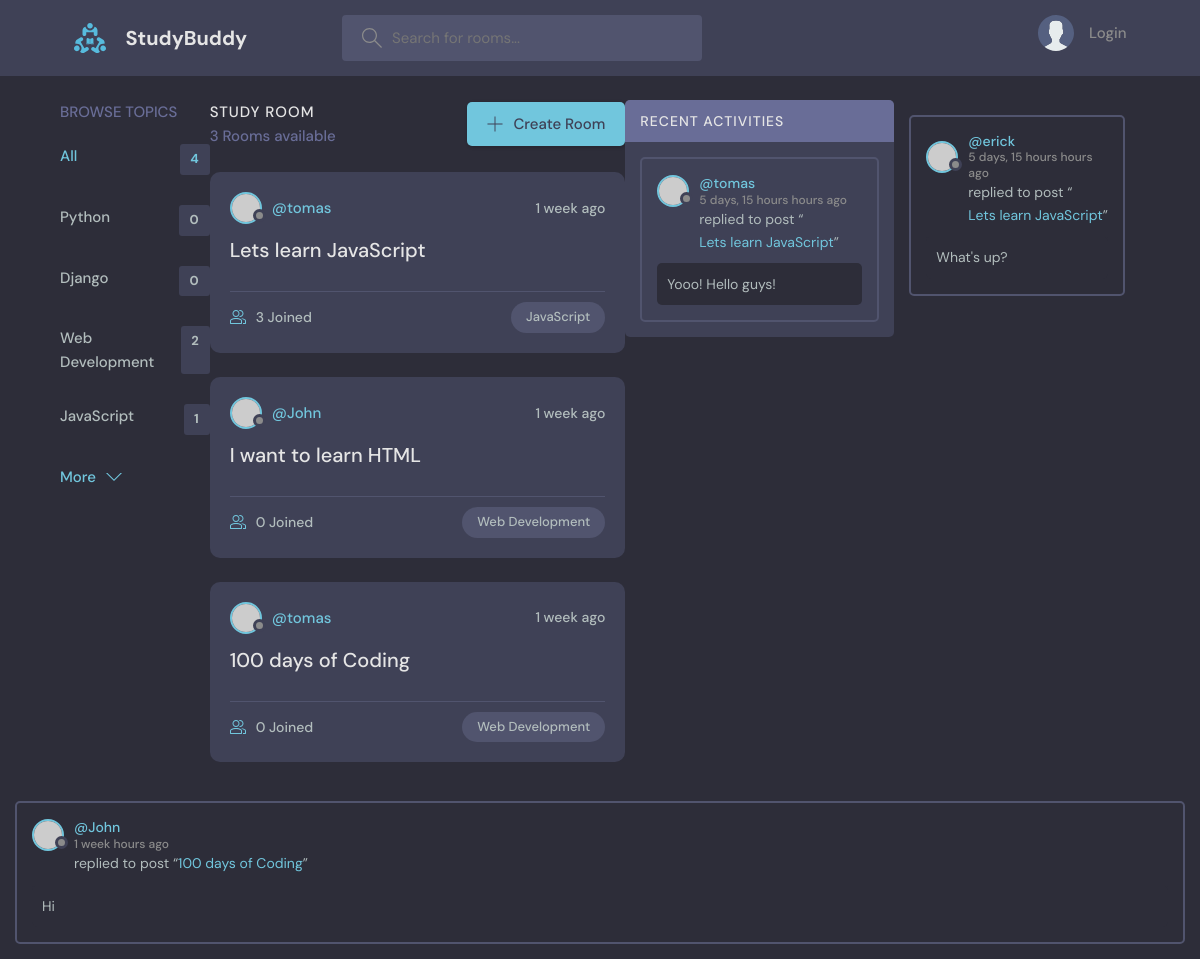
The app's page /, older data.
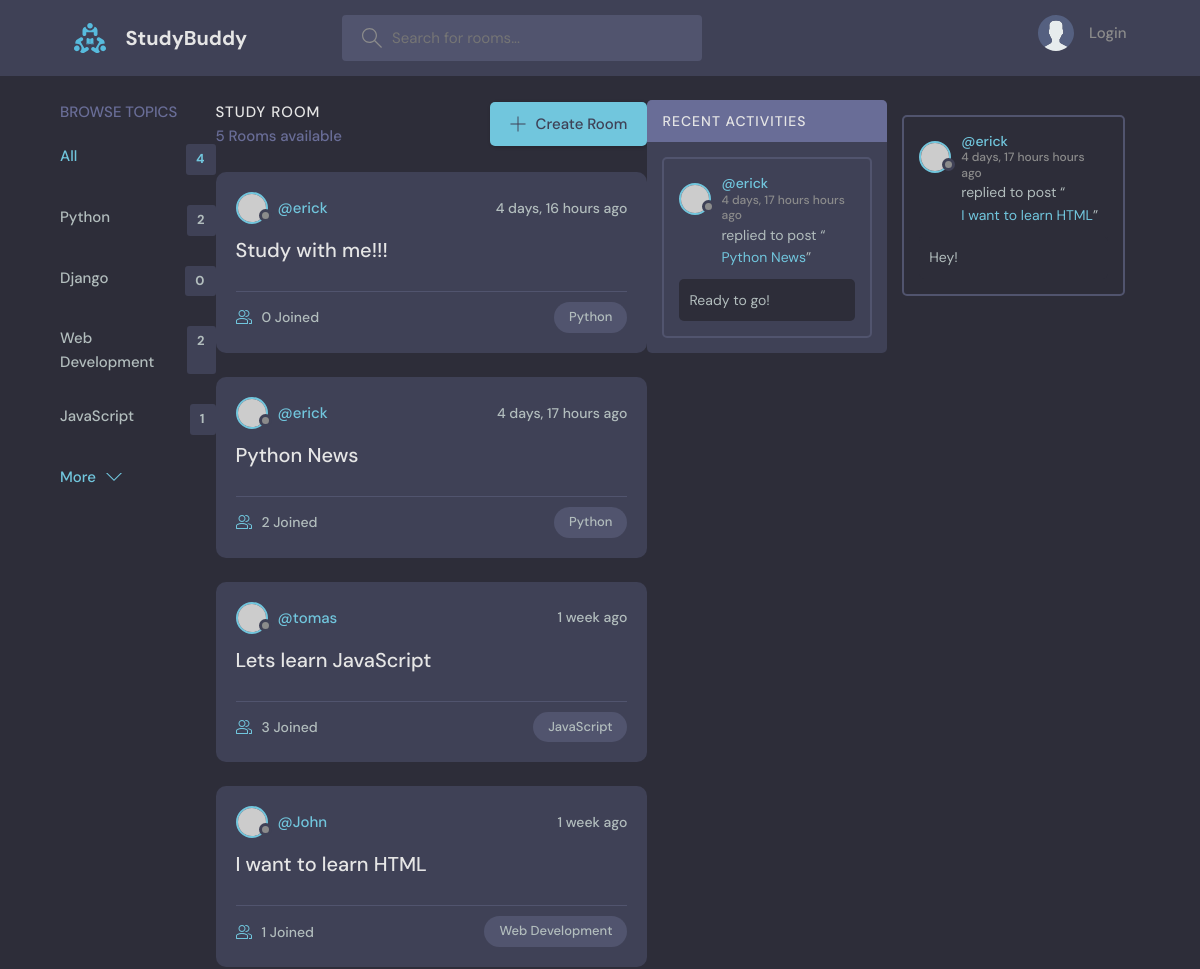
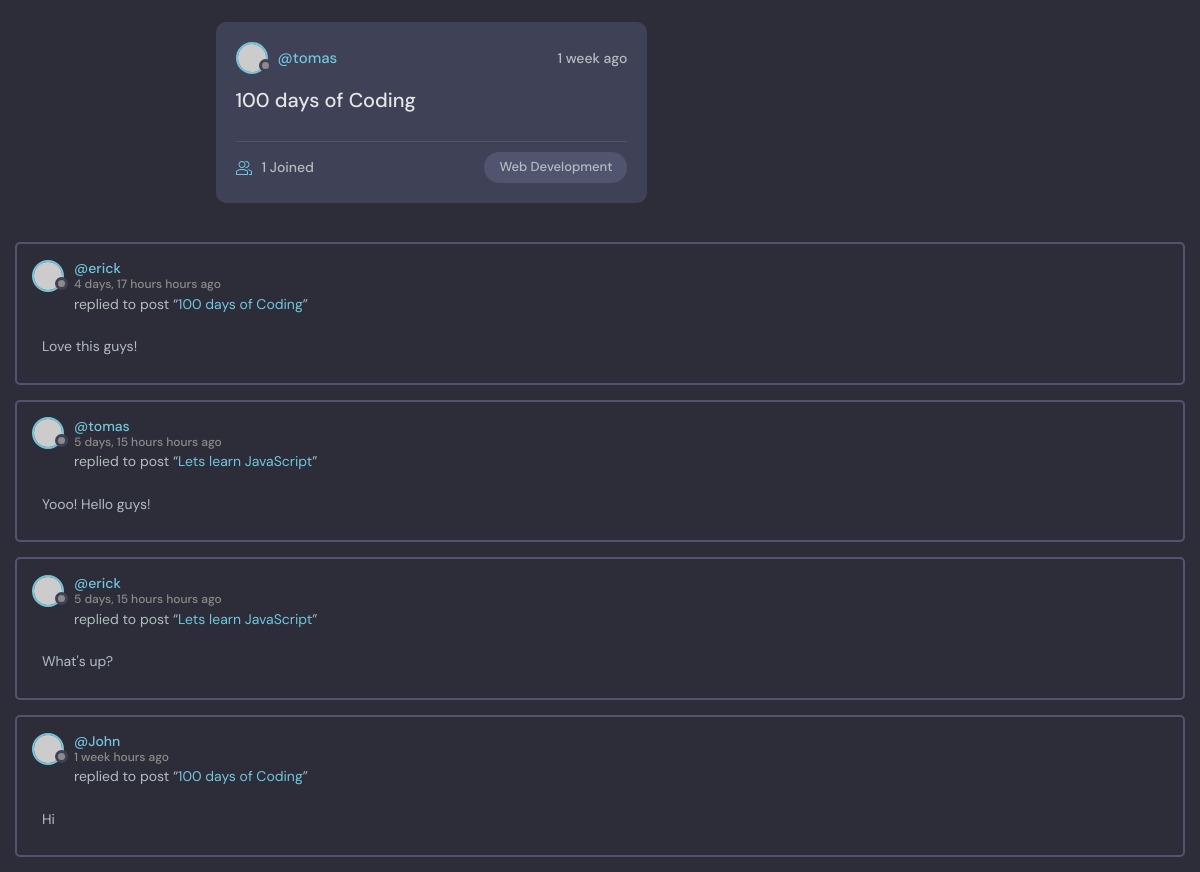
The same page, newer data (2 pictures, top to bottom).
### base/models.py (models this page shows, shortened)
class Topic(models.Model):
    name = models.CharField(max_length=200)

class Room(models.Model):
    host = models.ForeignKey(User, on_delete=models.SET_NULL, null=True)
    topic = models.ForeignKey(Topic, on_delete=models.SET_NULL, null=True)
    name = models.CharField(max_length=200)
    description = models.TextField(null=True, blank=True)
    participants = models.ManyToManyField(User, related_name='participants', blank=True)
    updated = models.DateTimeField(auto_now=True)
    created = models.DateTimeField(auto_now_add=True)
    class Meta:
        ordering = ['-updated', '-created']
    def __str__(self):
        return self.name

class Message(models.Model):
    user = models.ForeignKey(User, on_delete=models.CASCADE)
    room = models.ForeignKey(Room, on_delete=models.CASCADE)
    body = models.TextField()
    updated = models.DateTimeField(auto_now=True)
    created = models.DateTimeField(auto_now_add=True)
    class Meta:
        ordering = ['-updated', '-created']

### base/views.py (the view)
# urls.py: path('', views.home, name="home"),
def home(request):
    q=request.GET.get('q') if request.GET.get('q') != None else ''
    rooms = Room.objects.filter(
        Q(topic__name__icontains=q) |
        Q(name__icontains=q) |
        Q(description__icontains=q)
        )
    topics = Topic.objects.all()
    room_count = rooms.count()
    room_messages = Message.objects.filter(Q(room__topic__name__icontains=q))
    context = {'rooms': rooms, 'topics':topics, 'room_count':room_count, 'room_messages': room_messages}
    return render(request, 'base/home.html', context)

### base/templates/base/home.html (shortened to what this page needs)
{% extends 'main.html' %}
{% block content %}
    <main class="layout layout--3">
      <div class="container">
        {% include 'base/topics_component.html' %}
        <div class="roomList">
          <div class="roomList__header">
            <div>
              <h2>Study Room</h2>
              <p>{{room_count}} Rooms available</p>
            </div>
            <a class="btn btn--main" href="{% url 'create-room' %}">
              <svg version="1.1" xmlns="http://www.w3.org/2000/svg" width="32" height="32" viewBox="0 0 32 32">
                <title>add</title>
                <path
                  d="M16.943 0.943h-1.885v14.115h-14.115v1.885h14.115v14.115h1.885v-14.115h14.115v-1.885h-14.115v-14.115z"
                ></path>
              </svg>
              Create Room
            </a>
          </div>
          {% include 'base/feed_component.html' %}
        </div>
        {% include 'base/activity_component.html' %}
    </main>
{% endblock %}

### base/templates/base/topics_component.html
<div class="topics">
    <div class="topics__header">
      <h2>Browse Topics</h2>
    </div>
    <ul class="topics__list">
      <li>
        <a href="{% url 'home' %}" class="active">All <span>{{topics.count}}</span></a>
      </li>
      {% for topic in topics %}
      <li>
        <a href="{% url 'home' %}?q={{topic.name}}">{{topic.name}}<span>{{topic.room_set.all.count}}</span></a>
      </li>
      {% endfor %}
    </ul>
    <a class="btn btn--link" href="topics.html">
      More
      <svg version="1.1" xmlns="http://www.w3.org/2000/svg" width="32" height="32" viewBox="0 0 32 32">
        <title>chevron-down</title>
        <path d="M16 21l-13-13h-3l16 16 16-16h-3l-13 13z"></path>
      </svg>
    </a>
  </div>

### base/templates/base/feed_component.html (shortened to what this page needs)
{% for room in rooms %}
<div class="roomListRoom">
    <div class="roomListRoom__header">
      <a href="{% url 'user-profile' room.host.id %}" class="roomListRoom__author">
        <div class="avatar avatar--small">
          <img src="https://randomuser.me/api/portraits/women/11.jpg" />
        </div>
        <span>@{{room.host.username}}</span>
      </a>
      <div class="roomListRoom__actions">
        <span>{{room.created|timesince}} ago</span>
      </div>
    </div>
    <div class="roomListRoom__content">
      <a href="{% url 'room' room.id %}">{{room.name}}</a>
    </div>
    <div class="roomListRoom__meta">
      <a href="{% url 'room' room.id %}" class="roomListRoom__joined">
        {{room.participants.all.count}} Joined
      </a>
      <p class="roomListRoom__topic">{{room.topic.name}}</p>
    </div>
  </div>
{% endfor %}

### base/templates/base/activity_component.html (shortened to what this page needs)
<div class="activities">
    <div class="activities__header">
      <h2>Recent Activities</h2>
    </div>
    {% for message in room_messages %}
    <div class="activities__box">
      <div class="activities__boxHeader roomListRoom__header">
        <a href="{% url 'user-profile' message.user.id %}" class="roomListRoom__author">
          <div class="avatar avatar--small">
            <img src="https://randomuser.me/api/portraits/women/11.jpg" />
          </div>
          <p>
            @{{message.user}}
            <span>{{message.created|timesince}} hours ago</span>
          </p>
        </a>
      </div>
      <div class="activities__boxContent">
        <p>replied to post “<a href="{% url 'room' message.room.id %}">{{message.room}}</a>”</p>
        <div class="activities__boxRoomContent">
            {{message.body}}
        </div>
      </div>
    </div>
  </div>
    {% endfor %}

Row changes from the older to the newer data that the page shows:
computed for Topic "Python": room_set.all.count "0" → "2"
added Room: host.username "erick", created "4 days, 16 hours", name "Study with me!!!", participants.all.count "0", topic.name "Python"
added Room: host.username "erick", created "4 days, 17 hours", name "Python News", participants.all.count "2", topic.name "Python"
computed for Room "I want to learn HTML": participants.all.count "0" → "1"
computed for Room "100 days of Coding": participants.all.count "0" → "1"
added Message: user "erick", created "4 days, 17 hours", room "Python News", body "Ready to go!"
added Message: user "erick", created "4 days, 17 hours", room "I want to learn HTML", body "Hey!"
added Message: user "erick", created "4 days, 17 hours", room "100 days of Coding", body "Love this guys!"
Text that changed along with them:
{{ room_count }}: "3" → "5"
